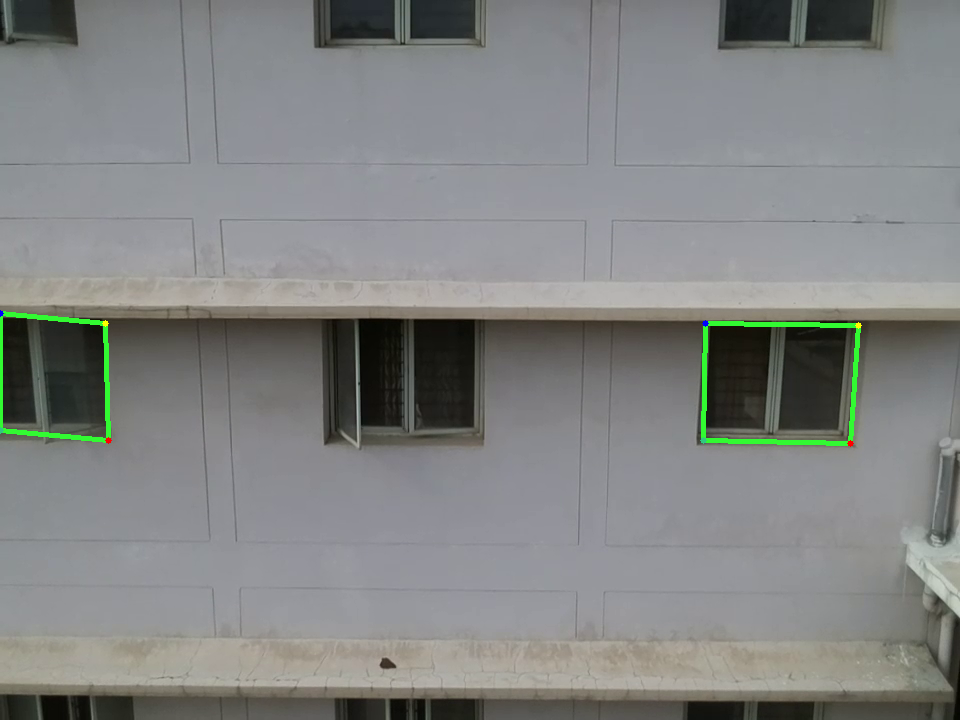
#> input picture templateMatching/images/resnet/vis_Bakul_002_000920.png, 960 x 720 px, found by its file name
$ jupyter execute --allow-errors displayCoordinates.ipynb
#> lines starting #> are read from the running program, lines starting #| are printed output that depends on the picture
[cell 1]
import cv2
import numpy as np
import matplotlib.pyplot as plt

[cell 2]
def click_event(event, x, y, flags, params):

    # checking for left mouse clicks
    if event == cv2.EVENT_LBUTTONDOWN:

        # displaying the coordinates
        # on the Shell
        print(x, ' ', y)

        # displaying the coordinates
        # on the image window
        font = cv2.FONT_HERSHEY_SIMPLEX
        cv2.putText(img, str(x) + ',' +
                    str(y), (x,y), font,
                    1, (255, 0, 0), 2)
        cv2.imshow('image', img)

    # checking for right mouse clicks
    if event==cv2.EVENT_RBUTTONDOWN:

        # displaying the coordinates
        # on the Shell
        print(x, ' ', y)

        # displaying the coordinates
        # on the image window
        font = cv2.FONT_HERSHEY_SIMPLEX
        b = img[y, x, 0]
        g = img[y, x, 1]
        r = img[y, x, 2]
        cv2.putText(img, str(b) + ',' +
                    str(g) + ',' + str(r),
                    (x,y), font, 1,
                    (255, 255, 0), 2)
        cv2.imshow('image', img)

driver function

[cell 3]
if __name__=="__main__":

    # reading the image
    img = cv2.imread(r'F:\IIIT-H Work\win_det_heatmaps\rrcServerData\templateMatching\images\resnet\vis_Bakul_002_000920.png', 1)
#> img is the input picture: shape (720, 960, 3); mean B, G, R 130.7, 131.7, 129.8

    template = img[345: 496, 385: 495]
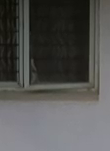
#> template: shape (151, 110, 3); mean B, G, R 80.7, 82.6, 82.7
    # displaying the image
    # cv2.imshow('template', template)
    plt.figure()
    plt.imshow(img)
    cv2.imshow('image', img)

    # setting mouse hadler for the image
    # and calling the click_event() function
    cv2.setMouseCallback('image', click_event)

    # wait for a key to be pressed to exit
    cv2.waitKey(0)

    # close the window
    cv2.destroyAllWindows()


$ run again, with templateMatching/images/resnet/vis_Bakul_002_000970.png copied over templateMatching/images/resnet/vis_Bakul_002_000920.png
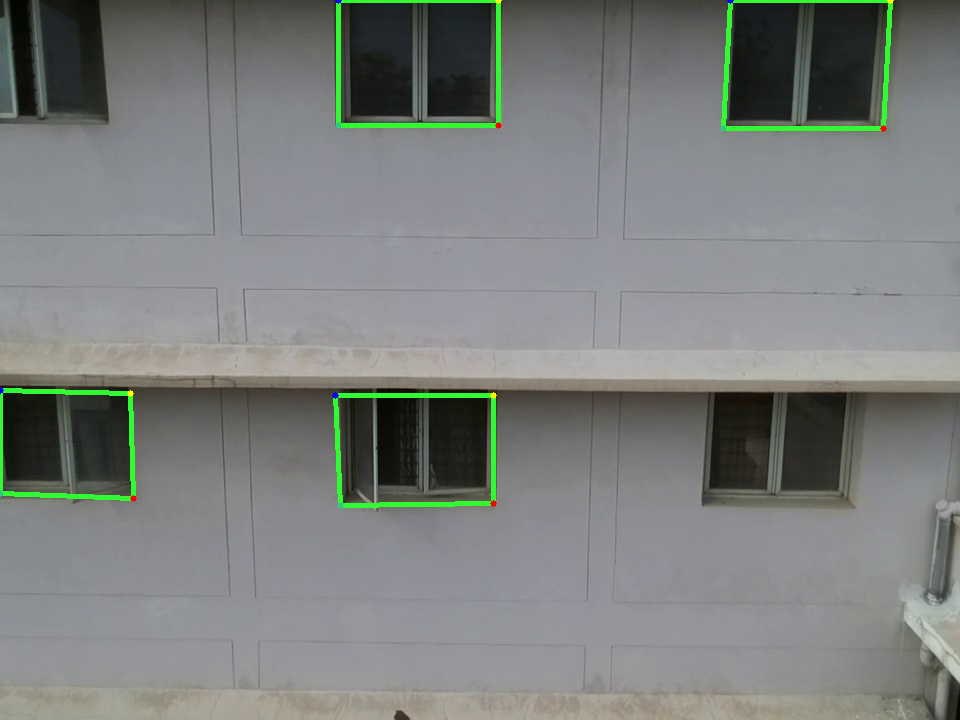
#> input picture templateMatching/images/resnet/vis_Bakul_002_000970.png, 960 x 720 px, found by its file name
#> img is the input picture: shape (720, 960, 3); mean B, G, R 125.4, 127.6, 124
#> `template = img[345: 496, 385: 495]`:
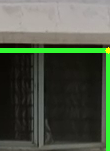
#> template: shape (151, 110, 3); mean B, G, R 68.4, 85, 75.8
